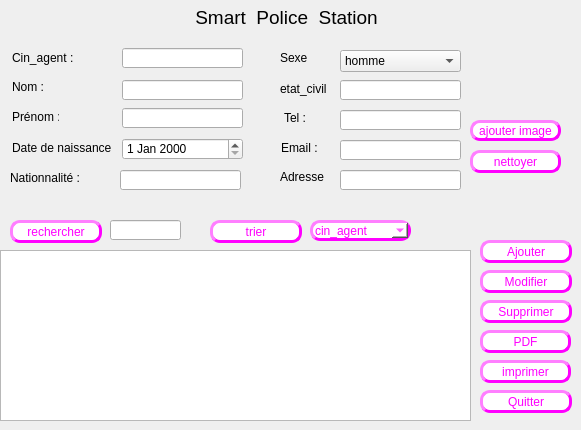
      <widget class="QWidget" name="widget_2">
       <attribute name="icon">
        <iconset>
         <normaloff>../Downloads/48175.png</normaloff>../Downloads/48175.png</iconset>
       </attribute>
       <attribute name="title">
        <string>agent</string>
       </attribute>
       <widget class="QLabel" name="policou">
        <property name="geometry">
         <rect>
          <x>190</x>
          <y>0</y>
          <width>351</width>
          <height>35</height>
         </rect>
        </property>
        <property name="sizePolicy">
         <sizepolicy hsizetype="Preferred" vsizetype="Maximum">
          <horstretch>0</horstretch>
          <verstretch>0</verstretch>
         </sizepolicy>
        </property>
        <property name="font">
         <font>
          <family>Arial</family>
          <pointsize>14</pointsize>
          <weight>50</weight>
          <bold>false</bold>
          <underline>false</underline>
         </font>
        </property>
        <property name="text">
         <string> Smart  Police  Station</string>
        </property>
        <property name="textFormat">
         <enum>Qt::PlainText</enum>
        </property>
       </widget>
       <widget class="QLineEdit" name="cin_agent">
        <property name="geometry">
         <rect>
          <x>122</x>
          <y>48</y>
          <width>121</width>
          <height>20</height>
         </rect>
        </property>
       </widget>
       <widget class="QLabel" name="label_24">
        <property name="geometry">
         <rect>
          <x>12</x>
          <y>50</y>
          <width>81</width>
          <height>16</height>
         </rect>
        </property>
        <property name="text">
         <string>Cin_agent :</string>
        </property>
       </widget>
       <widget class="QLabel" name="label_25">
        <property name="geometry">
         <rect>
          <x>12</x>
          <y>140</y>
          <width>201</width>
          <height>16</height>
         </rect>
        </property>
        <property name="font">
         <font>
          <family>Arial</family>
          <pointsize>9</pointsize>
          <weight>50</weight>
          <bold>false</bold>
         </font>
        </property>
        <property name="text">
         <string>Date de naissance</string>
        </property>
       </widget>
       <widget class="QLineEdit" name="nom_agent">
        <property name="geometry">
         <rect>
          <x>122</x>
          <y>80</y>
          <width>121</width>
          <height>20</height>
         </rect>
        </property>
       </widget>
       <widget class="QLineEdit" name="prenom_agent">
        <property name="geometry">
         <rect>
          <x>122</x>
          <y>108</y>
          <width>121</width>
          <height>20</height>
         </rect>
        </property>
       </widget>
       <widget class="QLabel" name="label_26">
        <property name="geometry">
         <rect>
          <x>12</x>
          <y>80</y>
          <width>47</width>
          <height>13</height>
         </rect>
        </property>
        <property name="text">
         <string>Nom :</string>
        </property>
       </widget>
       <widget class="QDateEdit" name="dateEdit_4">
        <property name="geometry">
         <rect>
          <x>122</x>
          <y>138</y>
          <width>121</width>
          <height>22</height>
         </rect>
        </property>
       </widget>
       <widget class="QLabel" name="label_33">
        <property name="geometry">
         <rect>
          <x>12</x>
          <y>110</y>
          <width>47</width>
          <height>13</height>
         </rect>
        </property>
        <property name="text">
         <string>Prénom :4</string>
        </property>
       </widget>
       <widget class="QLineEdit" name="nationalite_agent">
        <property name="geometry">
         <rect>
          <x>120</x>
          <y>170</y>
          <width>121</width>
          <height>20</height>
         </rect>
        </property>
       </widget>
       <widget class="QLineEdit" name="email_agent">
        <property name="geometry">
         <rect>
          <x>340</x>
          <y>140</y>
          <width>121</width>
          <height>20</height>
         </rect>
        </property>
       </widget>
       <widget class="QLabel" name="label_36">
        <property name="geometry">
         <rect>
          <x>281</x>
          <y>137</y>
          <width>51</width>
          <height>21</height>
         </rect>
        </property>
        <property name="font">
         <font>
          <family>Arial</family>
          <pointsize>9</pointsize>
          <weight>50</weight>
          <bold>false</bold>
         </font>
        </property>
        <property name="text">
         <string>Email :</string>
        </property>
       </widget>
       <widget class="QLabel" name="label_53">
        <property name="geometry">
         <rect>
          <x>10</x>
          <y>170</y>
          <width>91</width>
          <height>16</height>
         </rect>
        </property>
        <property name="text">
         <string>Nationnalité :</string>
        </property>
       </widget>
       <widget class="QLabel" name="label_54">
        <property name="geometry">
         <rect>
          <x>284</x>
          <y>113</y>
          <width>50</width>
          <height>10</height>
         </rect>
        </property>
        <property name="text">
         <string>Tel :</string>
        </property>
       </widget>
       <widget class="QLabel" name="label_67">
        <property name="geometry">
         <rect>
          <x>280</x>
          <y>50</y>
          <width>81</width>
          <height>16</height>
         </rect>
        </property>
        <property name="text">
         <string>Sexe</string>
        </property>
       </widget>
       <widget class="QComboBox" name="comboBox_agent">
        <property name="geometry">
         <rect>
          <x>340</x>
          <y>50</y>
          <width>121</width>
          <height>22</height>
         </rect>
        </property>
        <item>
         <property name="text">
          <string>homme</string>
         </property>
        </item>
        <item>
         <property name="text">
          <string>femme</string>
         </property>
        </item>
       </widget>
       <widget class="QTableView" name="tab_agent">
        <property name="geometry">
         <rect>
          <x>0</x>
          <y>250</y>
          <width>471</width>
          <height>171</height>
         </rect>
        </property>
       </widget>
       <widget class="QPushButton" name="ajouter_agent">
        <property name="geometry">
         <rect>
          <x>480</x>
          <y>240</y>
          <width>92</width>
          <height>23</height>
         </rect>
        </property>
        <property name="styleSheet">
         <string notr="true">
background-color:white; 
color: rgb(255, 0, 255);
border-style:outset ; 
border-width:3px ; 
border-radius:10px;</string>
        </property>
        <property name="text">
         <string>Ajouter</string>
        </property>
       </widget>
       <widget class="QPushButton" name="pushButton_30">
        <property name="geometry">
         <rect>
          <x>480</x>
          <y>390</y>
          <width>92</width>
          <height>23</height>
         </rect>
        </property>
        <property name="styleSheet">
         <string notr="true">
background-color:white; 
color: rgb(255, 0, 255);
border-style:outset ; 
border-width:3px ; 
border-radius:10px;</string>
        </property>
        <property name="text">
         <string>Quitter</string>
        </property>
       </widget>
       <widget class="QPushButton" name="modifier_agent">
        <property name="geometry">
         <rect>
          <x>480</x>
          <y>270</y>
          <width>92</width>
          <height>23</height>
         </rect>
        </property>
        <property name="styleSheet">
         <string notr="true">
background-color:white; 
color: rgb(255, 0, 255);
border-style:outset ; 
border-width:3px ; 
border-radius:10px;</string>
        </property>
        <property name="text">
         <string>Modifier</string>
        </property>
       </widget>
       <widget class="QPushButton" name="supprimer_agent">
        <property name="geometry">
         <rect>
          <x>480</x>
          <y>300</y>
          <width>92</width>
          <height>23</height>
         </rect>
        </property>
        <property name="styleSheet">
         <string notr="true">
background-color:white; 
color: rgb(255, 0, 255);
border-style:outset ; 
border-width:3px ; 
border-radius:10px;</string>
        </property>
        <property name="text">
         <string>Supprimer</string>
        </property>
       </widget>
       <widget class="QPushButton" name="pushButton_36">
        <property name="geometry">
         <rect>
          <x>10</x>
          <y>220</y>
          <width>92</width>
          <height>23</height>
         </rect>
        </property>
        <property name="styleSheet">
         <string notr="true">
background-color:white; 
color: rgb(255, 0, 255);
border-style:outset ; 
border-width:3px ; 
border-radius:10px;</string>
        </property>
        <property name="text">
         <string>rechercher</string>
        </property>
       </widget>
       <widget class="QPushButton" name="pushButton_37">
        <property name="geometry">
         <rect>
          <x>210</x>
          <y>220</y>
          <width>92</width>
          <height>23</height>
         </rect>
        </property>
        <property name="styleSheet">
         <string notr="true">
background-color:white; 
color: rgb(255, 0, 255);
border-style:outset ; 
border-width:3px ; 
border-radius:10px;</string>
        </property>
        <property name="text">
         <string>trier</string>
        </property>
       </widget>
       <widget class="QLineEdit" name="tel_agent">
        <property name="geometry">
         <rect>
          <x>340</x>
          <y>110</y>
          <width>121</width>
          <height>20</height>
         </rect>
        </property>
       </widget>
       <widget class="QLabel" name="label_6">
        <property name="geometry">
         <rect>
          <x>280</x>
          <y>170</y>
          <width>47</width>
          <height>13</height>
         </rect>
        </property>
        <property name="text">
         <string>Adresse</string>
        </property>
       </widget>
       <widget class="QLineEdit" name="adresse_agent">
        <property name="geometry">
         <rect>
          <x>340</x>
          <y>170</y>
          <width>121</width>
          <height>20</height>
         </rect>
        </property>
       </widget>
       <widget class="QComboBox" name="comboBox_agent_2">
        <property name="geometry">
         <rect>
          <x>310</x>
          <y>220</y>
          <width>101</width>
          <height>21</height>
         </rect>
        </property>
        <property name="styleSheet">
         <string notr="true">border-color: rgb(255, 0, 255);
background-color:white; 
color: rgb(255, 0, 255);
border-style:outset ; 
border-width:3px ; 
border-radius:10px;</string>
        </property>
        <item>
         <property name="text">
          <string>cin_agent</string>
         </property>
        </item>
        <item>
         <property name="text">
          <string>date de naissance</string>
         </property>
        </item>
       </widget>
       <widget class="QLineEdit" name="etat_civil">
        <property name="geometry">
         <rect>
          <x>340</x>
          <y>80</y>
          <width>121</width>
          <height>20</height>
         </rect>
        </property>
       </widget>
       <widget class="QPushButton" name="pushButton_9">
        <property name="geometry">
         <rect>
          <x>480</x>
          <y>330</y>
          <width>91</width>
          <height>23</height>
         </rect>
        </property>
        <property name="styleSheet">
         <string notr="true">
background-color:white; 
color: rgb(255, 0, 255);
border-style:outset ; 
border-width:3px ; 
border-radius:10px;</string>
        </property>
        <property name="text">
         <string>PDF</string>
        </property>
       </widget>
       <widget class="QLabel" name="label_68">
        <property name="geometry">
         <rect>
          <x>280</x>
          <y>79</y>
          <width>51</width>
          <height>20</height>
         </rect>
        </property>
        <property name="text">
         <string>etat_civil</string>
        </property>
       </widget>
       <widget class="QPushButton" name="ajouter_image">
        <property name="geometry">
         <rect>
          <x>470</x>
          <y>120</y>
          <width>91</width>
          <height>21</height>
         </rect>
        </property>
        <property name="styleSheet">
         <string notr="true">
background-color:white; 
color: rgb(255, 0, 255);
border-style:outset ; 
border-width:3px ; 
border-radius:10px;</string>
        </property>
        <property name="text">
         <string>ajouter image</string>
        </property>
       </widget>
       <widget class="QLabel" name="label_photo">
        <property name="geometry">
         <rect>
          <x>470</x>
          <y>10</y>
          <width>101</width>
          <height>101</height>
         </rect>
        </property>
        <property name="text">
         <string/>
        </property>
        <property name="pixmap">
         <pixmap>../ifinal-_5_/interfacefinal/images/salariess.png</pixmap>
        </property>
        <property name="scaledContents">
         <bool>true</bool>
        </property>
       </widget>
       <widget class="QLabel" name="label_date_time">
        <property name="geometry">
         <rect>
          <x>10</x>
          <y>10</y>
          <width>151</width>
          <height>16</height>
         </rect>
        </property>
        <property name="text">
         <string/>
        </property>
       </widget>
       <widget class="QPushButton" name="nettoyer">
        <property name="geometry">
         <rect>
          <x>470</x>
          <y>150</y>
          <width>91</width>
          <height>23</height>
         </rect>
        </property>
        <property name="styleSheet">
         <string notr="true">
background-color:white; 
color: rgb(255, 0, 255);
border-style:outset ; 
border-width:3px ; 
border-radius:10px;</string>
        </property>
        <property name="text">
         <string>nettoyer</string>
        </property>
       </widget>
       <widget class="QLineEdit" name="recherche_agent">
        <property name="geometry">
         <rect>
          <x>110</x>
          <y>220</y>
          <width>71</width>
          <height>20</height>
         </rect>
        </property>
       </widget>
       <widget class="QPushButton" name="pushButton_10">
        <property name="geometry">
         <rect>
          <x>480</x>
          <y>360</y>
          <width>91</width>
          <height>23</height>
         </rect>
        </property>
        <property name="styleSheet">
         <string notr="true">
background-color:white; 
color: rgb(255, 0, 255);
border-style:outset ; 
border-width:3px ; 
border-radius:10px;</string>
        </property>
        <property name="text">
         <string>imprimer</string>
        </property>
       </widget>
      </widget>
